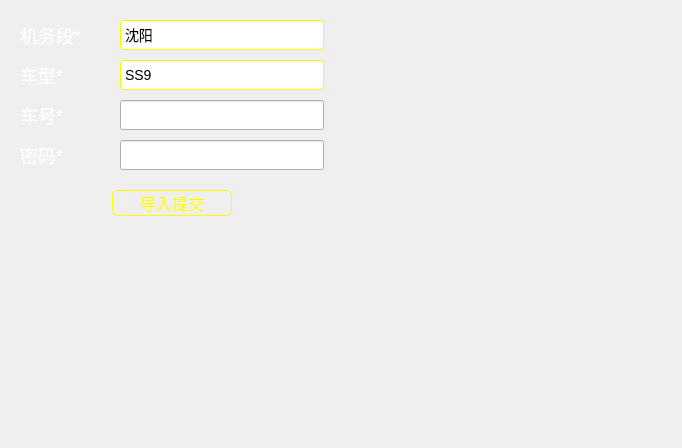
<?xml version="1.0" encoding="UTF-8"?>
<ui version="4.0">
 <class>ImportFunction</class>
 <widget class="QWidget" name="ImportFunction">
  <property name="geometry">
   <rect>
    <x>0</x>
    <y>0</y>
    <width>682</width>
    <height>448</height>
   </rect>
  </property>
  <property name="windowTitle">
   <string>Form</string>
  </property>
  <property name="styleSheet">
   <string notr="true">QWidget{
	color:white;
}

QMessageBox{
	background:none;
}
QPushButton{
	color:#fefe00;
	font:16px;
	border:1px solid #fefe00;
	border-radius:6px;
}
QPushButton:focus{
	padding:-4px;
}

QPushButton:focus,QPushButton:checked:!active,QPushButton:pressed:!active{
	background:#0000fe;
}

QLabel{
	color:white;
	font:18px;
}

QComboBox{
	color:black;
	font:14px;
	background:none;
	border:1px solid #fafa00;
	border-radius:4px;
}
QComboBox::down-arrow{
	image: url(:/ComboBox/Image/ComboBox/down_arrow.png);
}

QComboBox::drop-down{
	border:none;
}

QComboBox QAbstractItemView {
	background-color: #28231f;
	color: white;
	border:none;
}

QLineEdit{
	color:black;
	font:18px;
}
</string>
  </property>
  <layout class="QHBoxLayout" name="horizontalLayout_6">
   <property name="spacing">
    <number>0</number>
   </property>
   <property name="leftMargin">
    <number>20</number>
   </property>
   <property name="topMargin">
    <number>0</number>
   </property>
   <property name="rightMargin">
    <number>20</number>
   </property>
   <property name="bottomMargin">
    <number>0</number>
   </property>
   <item>
    <layout class="QVBoxLayout" name="verticalLayout">
     <property name="spacing">
      <number>10</number>
     </property>
     <item>
      <spacer name="verticalSpacer_2">
       <property name="orientation">
        <enum>Qt::Vertical</enum>
       </property>
       <property name="sizeType">
        <enum>QSizePolicy::Preferred</enum>
       </property>
       <property name="sizeHint" stdset="0">
        <size>
         <width>20</width>
         <height>20</height>
        </size>
       </property>
      </spacer>
     </item>
     <item>
      <layout class="QHBoxLayout" name="horizontalLayout">
       <property name="spacing">
        <number>0</number>
       </property>
       <item>
        <widget class="QLabel" name="label">
         <property name="minimumSize">
          <size>
           <width>100</width>
           <height>30</height>
          </size>
         </property>
         <property name="maximumSize">
          <size>
           <width>100</width>
           <height>30</height>
          </size>
         </property>
         <property name="text">
          <string>机务段*</string>
         </property>
        </widget>
       </item>
       <item>
        <widget class="QComboBox" name="cbx_locomotive">
         <property name="maximumSize">
          <size>
           <width>16777215</width>
           <height>30</height>
          </size>
         </property>
         <property name="sizeIncrement">
          <size>
           <width>0</width>
           <height>30</height>
          </size>
         </property>
         <item>
          <property name="text">
           <string>沈阳</string>
          </property>
         </item>
         <item>
          <property name="text">
           <string>北京</string>
          </property>
         </item>
         <item>
          <property name="text">
           <string>广州</string>
          </property>
         </item>
         <item>
          <property name="text">
           <string>上海</string>
          </property>
         </item>
         <item>
          <property name="text">
           <string>太原</string>
          </property>
         </item>
         <item>
          <property name="text">
           <string>邯郸</string>
          </property>
         </item>
         <item>
          <property name="text">
           <string>郑州</string>
          </property>
         </item>
         <item>
          <property name="text">
           <string>重庆</string>
          </property>
         </item>
        </widget>
       </item>
      </layout>
     </item>
     <item>
      <layout class="QHBoxLayout" name="horizontalLayout_2">
       <property name="spacing">
        <number>0</number>
       </property>
       <item>
        <widget class="QLabel" name="label_2">
         <property name="minimumSize">
          <size>
           <width>100</width>
           <height>30</height>
          </size>
         </property>
         <property name="maximumSize">
          <size>
           <width>100</width>
           <height>30</height>
          </size>
         </property>
         <property name="sizeIncrement">
          <size>
           <width>100</width>
           <height>0</height>
          </size>
         </property>
         <property name="text">
          <string>车型*</string>
         </property>
        </widget>
       </item>
       <item>
        <widget class="QComboBox" name="cbx_verhicleType">
         <property name="minimumSize">
          <size>
           <width>0</width>
           <height>30</height>
          </size>
         </property>
         <property name="maximumSize">
          <size>
           <width>16777215</width>
           <height>30</height>
          </size>
         </property>
         <item>
          <property name="text">
           <string>SS9</string>
          </property>
         </item>
         <item>
          <property name="text">
           <string>SS9G</string>
          </property>
         </item>
         <item>
          <property name="text">
           <string>SS8</string>
          </property>
         </item>
         <item>
          <property name="text">
           <string>SS7C</string>
          </property>
         </item>
         <item>
          <property name="text">
           <string>SS7D</string>
          </property>
         </item>
         <item>
          <property name="text">
           <string>SS7E</string>
          </property>
         </item>
         <item>
          <property name="text">
           <string>SS4</string>
          </property>
         </item>
         <item>
          <property name="text">
           <string>SS3</string>
          </property>
         </item>
        </widget>
       </item>
      </layout>
     </item>
     <item>
      <layout class="QHBoxLayout" name="horizontalLayout_3">
       <property name="spacing">
        <number>0</number>
       </property>
       <item>
        <widget class="QLabel" name="label_3">
         <property name="minimumSize">
          <size>
           <width>100</width>
           <height>30</height>
          </size>
         </property>
         <property name="maximumSize">
          <size>
           <width>100</width>
           <height>30</height>
          </size>
         </property>
         <property name="text">
          <string>车号*</string>
         </property>
        </widget>
       </item>
       <item>
        <widget class="QLineEdit" name="lineEdit_verhicelNum">
         <property name="minimumSize">
          <size>
           <width>0</width>
           <height>30</height>
          </size>
         </property>
         <property name="maximumSize">
          <size>
           <width>16777215</width>
           <height>30</height>
          </size>
         </property>
        </widget>
       </item>
      </layout>
     </item>
     <item>
      <layout class="QHBoxLayout" name="horizontalLayout_4">
       <property name="spacing">
        <number>0</number>
       </property>
       <item>
        <widget class="QLabel" name="label_4">
         <property name="minimumSize">
          <size>
           <width>100</width>
           <height>30</height>
          </size>
         </property>
         <property name="maximumSize">
          <size>
           <width>100</width>
           <height>30</height>
          </size>
         </property>
         <property name="text">
          <string>密码*</string>
         </property>
        </widget>
       </item>
       <item>
        <widget class="QLineEdit" name="lineEdit_password">
         <property name="minimumSize">
          <size>
           <width>0</width>
           <height>30</height>
          </size>
         </property>
         <property name="maximumSize">
          <size>
           <width>16777215</width>
           <height>30</height>
          </size>
         </property>
         <property name="echoMode">
          <enum>QLineEdit::Password</enum>
         </property>
        </widget>
       </item>
      </layout>
     </item>
     <item>
      <spacer name="verticalSpacer_3">
       <property name="orientation">
        <enum>Qt::Vertical</enum>
       </property>
       <property name="sizeType">
        <enum>QSizePolicy::Preferred</enum>
       </property>
       <property name="sizeHint" stdset="0">
        <size>
         <width>20</width>
         <height>10</height>
        </size>
       </property>
      </spacer>
     </item>
     <item>
      <layout class="QHBoxLayout" name="horizontalLayout_5">
       <property name="spacing">
        <number>0</number>
       </property>
       <item>
        <spacer name="horizontalSpacer_3">
         <property name="orientation">
          <enum>Qt::Horizontal</enum>
         </property>
         <property name="sizeType">
          <enum>QSizePolicy::Preferred</enum>
         </property>
         <property name="sizeHint" stdset="0">
          <size>
           <width>40</width>
           <height>20</height>
          </size>
         </property>
        </spacer>
       </item>
       <item>
        <widget class="QPushButton" name="pbt_commit">
         <property name="maximumSize">
          <size>
           <width>120</width>
           <height>40</height>
          </size>
         </property>
         <property name="sizeIncrement">
          <size>
           <width>120</width>
           <height>40</height>
          </size>
         </property>
         <property name="text">
          <string>导入提交</string>
         </property>
        </widget>
       </item>
       <item>
        <spacer name="horizontalSpacer">
         <property name="orientation">
          <enum>Qt::Horizontal</enum>
         </property>
         <property name="sizeType">
          <enum>QSizePolicy::Preferred</enum>
         </property>
         <property name="sizeHint" stdset="0">
          <size>
           <width>40</width>
           <height>20</height>
          </size>
         </property>
        </spacer>
       </item>
      </layout>
     </item>
     <item>
      <spacer name="verticalSpacer">
       <property name="orientation">
        <enum>Qt::Vertical</enum>
       </property>
       <property name="sizeType">
        <enum>QSizePolicy::Expanding</enum>
       </property>
       <property name="sizeHint" stdset="0">
        <size>
         <width>20</width>
         <height>40</height>
        </size>
       </property>
      </spacer>
     </item>
    </layout>
   </item>
   <item>
    <spacer name="horizontalSpacer_2">
     <property name="orientation">
      <enum>Qt::Horizontal</enum>
     </property>
     <property name="sizeType">
      <enum>QSizePolicy::Expanding</enum>
     </property>
     <property name="sizeHint" stdset="0">
      <size>
       <width>338</width>
       <height>20</height>
      </size>
     </property>
    </spacer>
   </item>
  </layout>
 </widget>
 <resources/>
 <connections/>
</ui>
